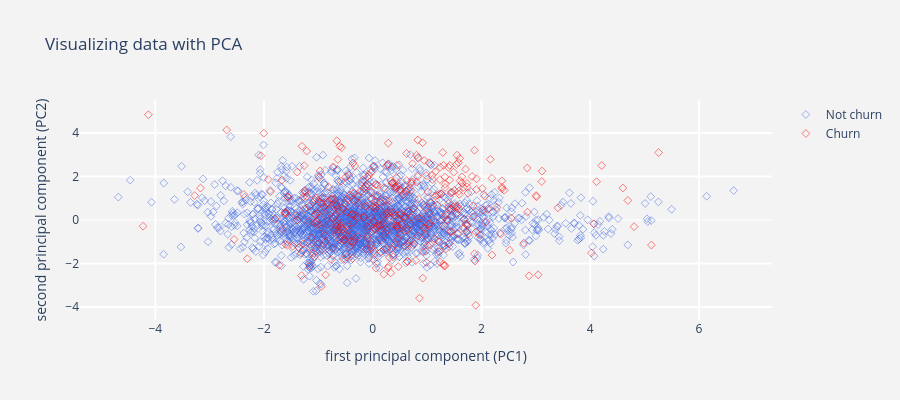

The notebook cell saved with this chart:
### Code cell
from sklearn.decomposition import PCA

pca = PCA(n_components = 2)

X = telcom[[i for i in telcom.columns if i not in target_col]]
Y = telcom[target_col]

principal_components = pca.fit_transform(X)
pca_data = pd.DataFrame(principal_components, columns = ["PC1", "PC2"])
pca_data = pca_data.merge(Y, left_index=True, right_index=True, how="left")
pca_data["Churn"] = pca_data["Churn"].replace({1: "Churn", 0: "Not churn"})
layout = go.Layout(dict(title = "Visualizing data with PCA",
                        plot_bgcolor = "rgb(243,243,243)",
                        paper_bgcolor = "rgb(243,243,243)",
                        xaxis = dict(gridcolor = 'rgb(255, 255, 255)',
                                     title = "first principal component (PC1)",
                                     zerolinewidth=1, ticklen=5, gridwidth=2),
                        yaxis = dict(gridcolor = 'rgb(255, 255, 255)',
                                     title = "second principal component (PC2)",
                                     zerolinewidth=1, ticklen=5, gridwidth=2),
                        height = 400
                       )
                  )
trace1 = pca_scatter(pca_data, 'Churn', 'Churn', 'red')
trace2 = pca_scatter(pca_data, 'Churn', 'Not churn', 'royalblue')
data = [trace2, trace1]
fig = go.Figure(data=data, layout=layout)
fig.show()

### Figure 1 — Plotly figure (JSON) as saved in the notebook; plotly's stock layout.template omitted (floating-point values rounded to 4 significant figures; data arrays with more than 128 entries replaced by an {"elided": "..."} marker saying what was removed)
{"data": [{"marker": {"color": "royalblue", "line": {"width": 0.5}, "symbol": "diamond-open"}, "mode": "markers", "name": "Not churn", "type": "scatter", "x": {"elided": "2278 float values"}, "y": {"elided": "2278 float values"}}, {"marker": {"color": "red", "line": {"width": 0.5}, "symbol": "diamond-open"}, "mode": "markers", "name": "Churn", "type": "scatter", "x": {"elided": "388 float values"}, "y": {"elided": "388 float values"}}], "layout": {"height": 400, "paper_bgcolor": "rgb(243,243,243)", "plot_bgcolor": "rgb(243,243,243)", "title": {"text": "Visualizing data with PCA"}, "xaxis": {"gridcolor": "rgb(255, 255, 255)", "gridwidth": 2, "ticklen": 5, "title": {"text": "first principal component (PC1)"}, "zerolinewidth": 1}, "yaxis": {"gridcolor": "rgb(255, 255, 255)", "gridwidth": 2, "ticklen": 5, "title": {"text": "second principal component (PC2)"}, "zerolinewidth": 1}}}
